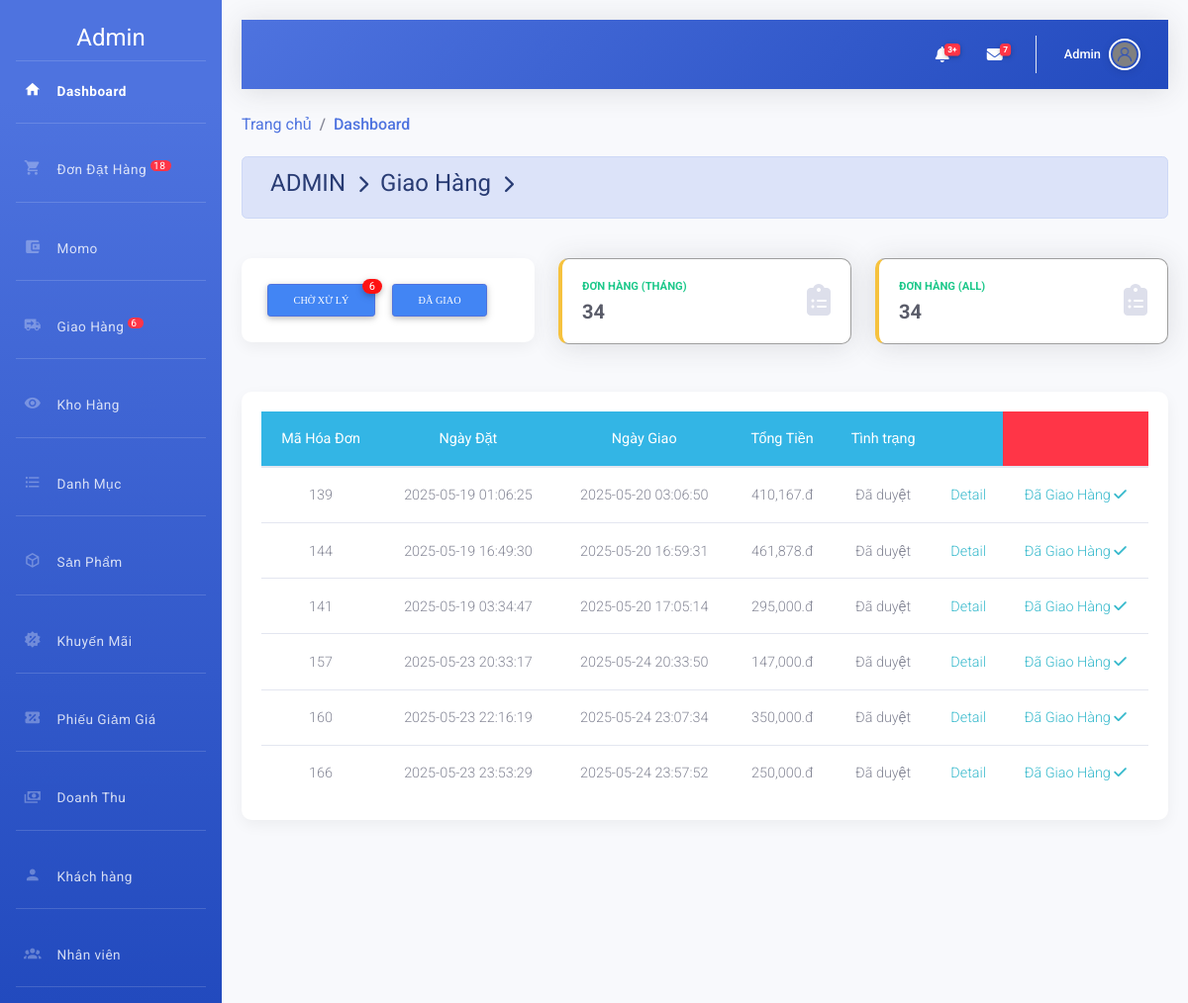
Page /admin/index.php?action=giaohang (signed in) on the committed database.
### tables this page shows
CREATE TABLE `hoadon` (
  `MaHD` int NOT NULL,
  `MaKH` int NOT NULL,
  `MaNV` int DEFAULT NULL,
  `NgayDat` datetime DEFAULT CURRENT_TIMESTAMP,
  `NgayGiao` datetime DEFAULT NULL,
  `TinhTrang` varchar(20) DEFAULT NULL,
  `TongTien` decimal(10,0) NOT NULL,
  `MaNVGH` varchar(50) DEFAULT NULL,
  `MaMomo` int DEFAULT NULL
);

### admin/shipper/donhang.php (the view, shortened to what this page needs)
<?php
	$am=$_SESSION['admin'];$nv=$am['MaNV'];
	$sql="SELECT * FROM `hoadon` WHERE NgayGiao is not null and TinhTrang='Đã duyệt' ORDER BY NgayGiao ASc";
	$rs=mysqli_query($conn,$sql);
	$dem=mysqli_num_rows($rs);
	$sql3="SELECT * FROM `hoadon` WHERE MaNVGH='$nv' and TinhTrang='hoàn thành'  ORDER BY NgayGiao ASc";
	$rs13=mysqli_query($conn,$sql3);
	$order2=mysqli_num_rows($rs13);
	$date=getdate();
	$thang=$date['year'].'-'.$date['mon'];
	$sql32="SELECT * FROM `hoadon` WHERE MaNVGH='$nv' and TinhTrang='hoàn thành' and (NgayGiao BETWEEN '".$thang."-00' AND'".$thang."-31') ORDER BY NgayGiao ASc";
	$rs132=mysqli_query($conn,$sql32);
	$order=mysqli_num_rows($rs132);
	if (isset($_POST['dk'])) {
		$dk=$_POST['dk'];
	}else  {  $dk='Chưa Giao';  }
?>
<div class="container-fluid">
    <div class=" alert alert-primary">
        <h4 class="page-title">
             ADMIN &#160;<i class="fas fa-chevron-right" style="font-size: 18px"></i>&#160; Giao Hàng &#160;<i
                class="fas fa-chevron-right" style="font-size: 18px"></i>&#160;
        </h4>
    </div>
    <br>
    <div class="row">
        <form action="?action=giaohang" method="POST" class="col-md-4 grid-margin stretch-card">
            <div class="card">
                <div class="card-body ">
                    <button type="sub" name="dk" value="Chưa Giao" class="btn btn-primary btn-sm"
                        style="font-family: Comfortaa;">Chờ xử lý</button>
                    <span class="counter counter-sm "><?php echo $dem ?></span>
                    <button type="sub" name="dk" value="Đã Giao" class="btn btn-primary btn-sm"
                        style="font-family: Comfortaa;">Đã Giao</button>
                </div>
            </div>
        </form>
        <div class="col-xl-4 col-md-4 mb-4">
            <div class="card border-left-warning shadow h-100 py-0">
                <div class="card-body">
                    <div class="row no-gutters align-items-center">
                        <div class="col mr-2">
                            <div class="text-xs font-weight-bold text-success text-uppercase mb-1">
                                <font style="vertical-align: inherit;">
                                    <font style="vertical-align: inherit;">Đơn Hàng (Tháng)</font>
                                </font>
                            </div>
                            <div class="h5 mb-0 font-weight-bold text-gray-800">
                                <font style="vertical-align: inherit;">
                                    <font style="vertical-align: inherit;"><?php echo $order ?></font>
                                </font>
                            </div>
                        </div>
                        <div class="col-auto">
                            <i class="fas fa-clipboard-list fa-2x text-gray-300"></i>
                        </div>
                    </div>
                </div>
            </div>
        </div>
        <div class="col-xl-4 col-md-4 mb-4">
            <div class="card border-left-warning shadow h-100 py-0">
                <div class="card-body">
                    <div class="row no-gutters align-items-center">
                        <div class="col mr-2">
                            <div class="text-xs font-weight-bold text-success text-uppercase mb-1">
                                <font style="vertical-align: inherit;">
                                    <font style="vertical-align: inherit;">Đơn Hàng (ALL)</font>
                                </font>
                            </div>
                            <div class="h5 mb-0 font-weight-bold text-gray-800">
                                <font style="vertical-align: inherit;">
                                    <font style="vertical-align: inherit;"><?php echo $order2 ?></font>
                                </font>
                            </div>
                        </div>
                        <div class="col-auto">
                            <i class="fas fa-clipboard-list fa-2x text-gray-300"></i>
                        </div>
                    </div>
                </div>
            </div>
        </div>
    </div><br>
    <?php
	switch ($dk) {
		case 'Chưa Giao': ?>
    <div class="card">
        <div class="card-body">
            <table class="table table-hover m-auto text-center">
                <thead class="badge-info">
                    <tr>
                        <th>Mã Hóa Đơn</th>
                        <th>Ngày Đặt</th>
                        <th>Ngày Giao</th>
                        <th>Tổng Tiền</th>
                        <th>Tình trạng</th>
                        <th></th>
                        <th colspan="2" class="badge-danger"></th>
                    </tr>
                </thead>
                <tbody>
                    <?php $so=0;
					 while ($row=mysqli_fetch_array($rs)) {
						$row2=mysqli_fetch_array($rs2);?>
                    <tr>
                        <td><?php echo $row['MaHD']; ?></td>
                        <td><?php echo $row['NgayDat']; ?></td>
                        <td><?php echo $row['NgayGiao']; ?></td>
                        <td><?php echo number_format($row['TongTien']).'.đ'; ?></td>
                        <td><?php echo $row['TinhTrang']; ?></td>
                        <td><a class="text-info"
                                href="index.php?action=giaohang&view=ctgh&mahd=<?php echo $row['MaHD']; ?>">Detail </a>
                        </td>
                        <td><?php if($row['TinhTrang']==="Đã duyệt"){echo '<a class="text-info" href="shipper/xuly.php?action=duyet&mahd='.$row['MaHD'].'" >Đã Giao Hàng <i class="fas fa-check"></i> </a>';}?>
                        </td>
                    </tr>
                    <?php	} ?>
                </tbody>
            </table>
        </div>
    </div>
    <?php
			break;
		case 'Đã Giao' : ?>
    <?php		break;
	}
	?>
</div>

### admin/include/menu.php (style rules this page uses)
:root { --primary: #4e73df; --primary-dark: #3a56a5; --secondary: #858796; --success: #1cc88a; --info: #36b9cc; --warning: #f6c23e; --danger: #e74a3b; --light: #f8f9fc; --dark: #5a5c69; }

### admin/include/header.php (style rules this page uses)
:root { --primary: #4e73df; --primary-dark: #3a5fc7; --secondary: #858796; --success: #1cc88a; --info: #36b9cc; --warning: #f6c23e; --danger: #e74a3b; --light: #f8f9fc; --dark: #5a5c69; }
body { font-family: 'Roboto', sans-serif; background-color: #f8f9fc; overflow-x: hidden; width: 100%; max-width: 100%; }
.container-fluid { padding-right: 0; padding-left: 0; max-width: 100%; }
.card { border: none; border-radius: 10px; box-shadow: 0 5px 15px rgba(0, 0, 0, 0.05); transition: transform 0.3s, box-shadow 0.3s; }

### rows in the picture
hoadon: MaHD "139", NgayDat "2025-05-19 01:06:25", NgayGiao "2025-05-20 03:06:50", TongTien "410,167", TinhTrang "Đã duyệt"
hoadon: MaHD "144", NgayDat "2025-05-19 16:49:30", NgayGiao "2025-05-20 16:59:31", TongTien "461,878", TinhTrang "Đã duyệt"
hoadon: MaHD "141", NgayDat "2025-05-19 03:34:47", NgayGiao "2025-05-20 17:05:14", TongTien "295,000", TinhTrang "Đã duyệt"
hoadon: MaHD "157", NgayDat "2025-05-23 20:33:17", NgayGiao "2025-05-24 20:33:50", TongTien "147,000", TinhTrang "Đã duyệt"
hoadon: MaHD "160", NgayDat "2025-05-23 22:16:19", NgayGiao "2025-05-24 23:07:34", TongTien "350,000", TinhTrang "Đã duyệt"
hoadon: MaHD "166", NgayDat "2025-05-23 23:53:29", NgayGiao "2025-05-24 23:57:52", TongTien "250,000", TinhTrang "Đã duyệt"

### other values in the picture
$dem "18"
$dem "6"
$nv['TenNV'] "Admin"
$order "34"
$order2 "34"
